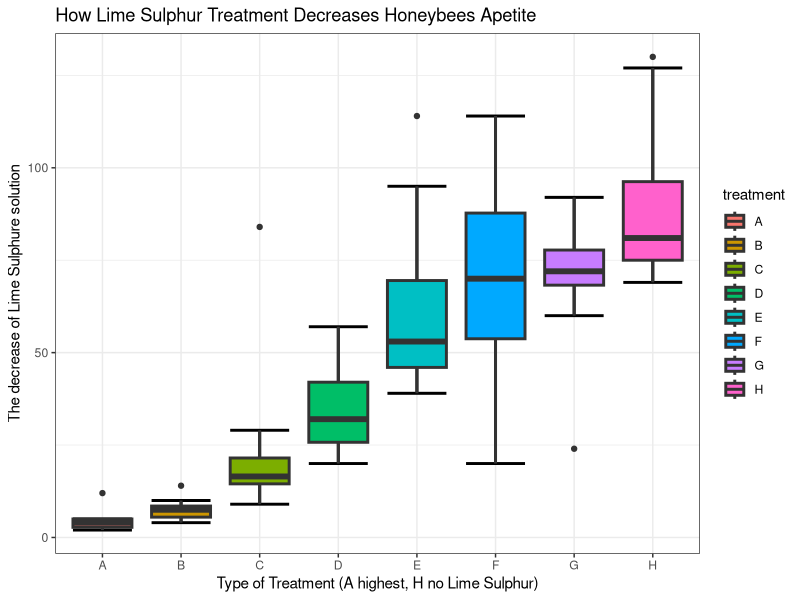
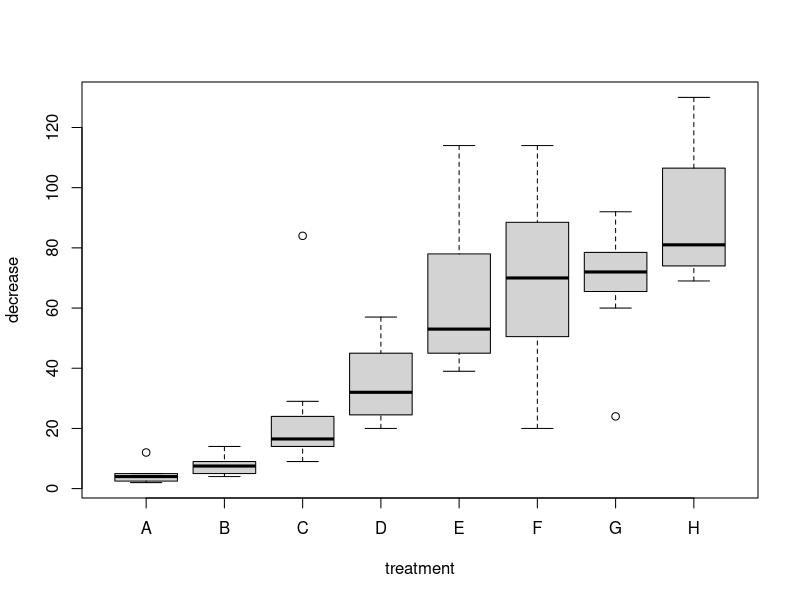
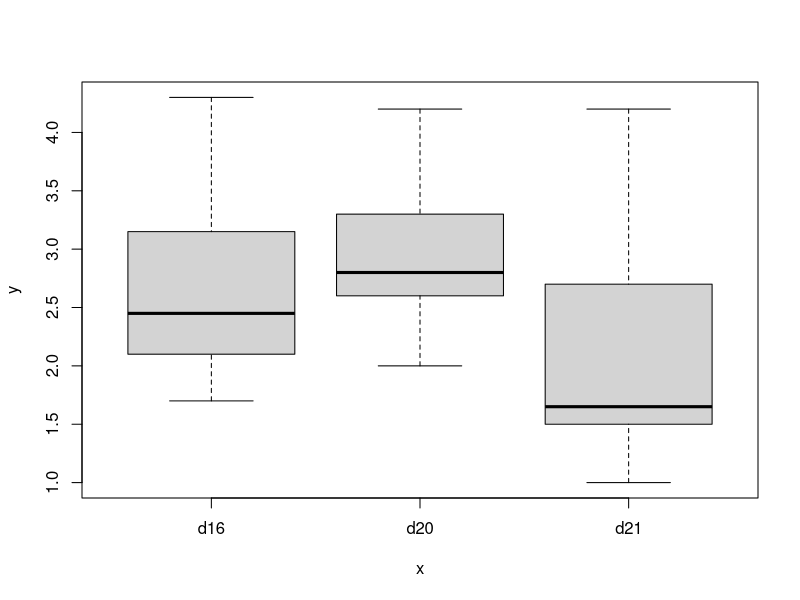
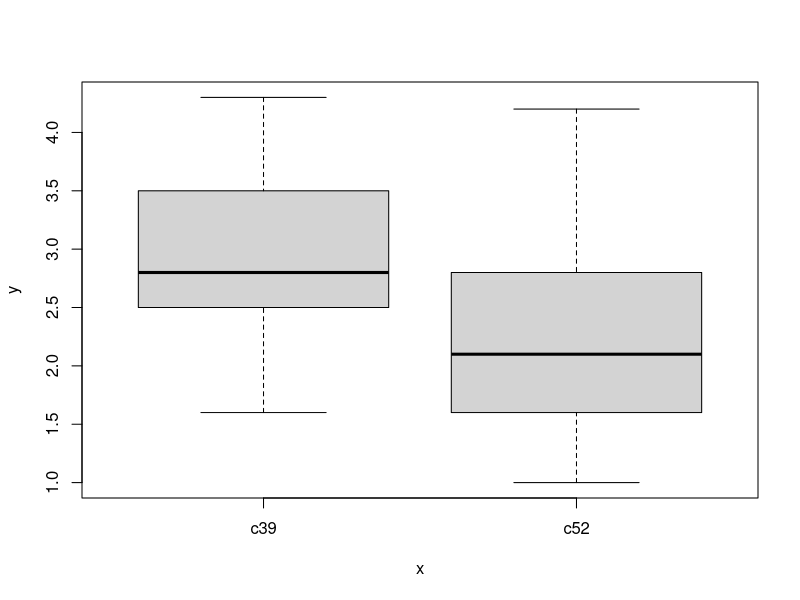
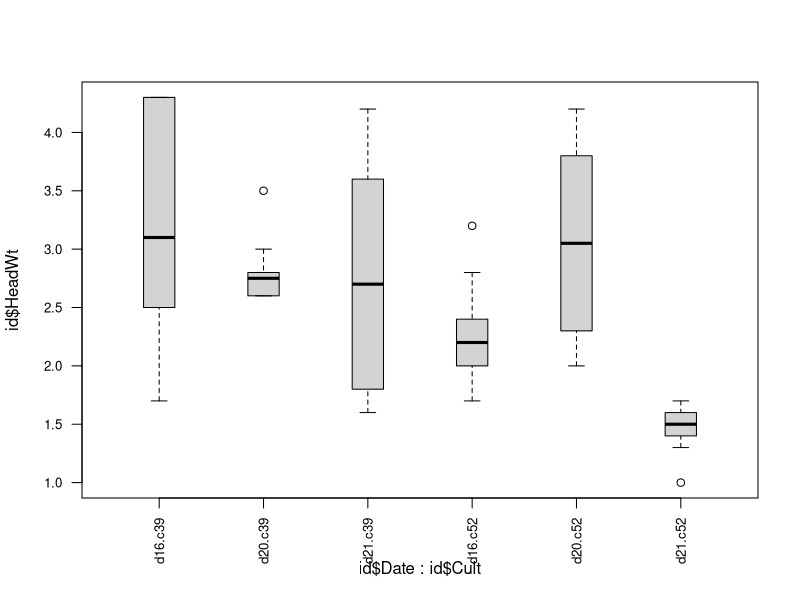
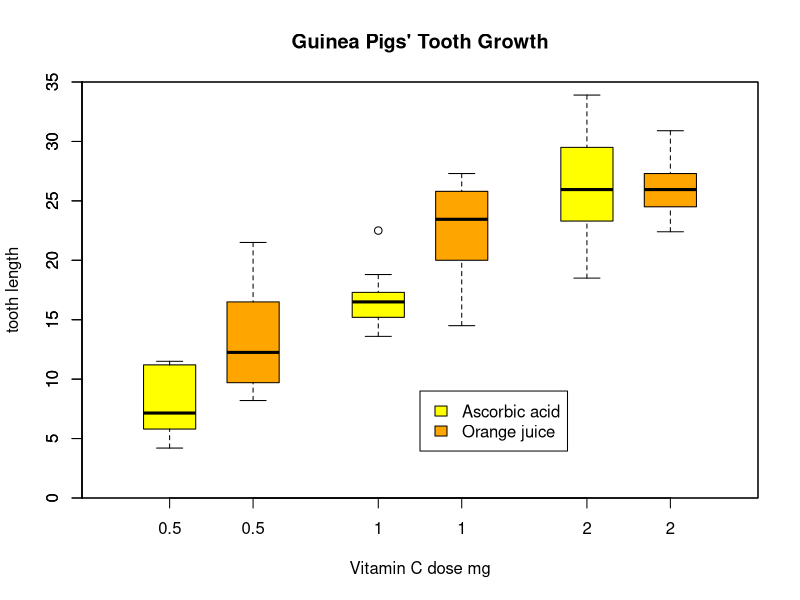
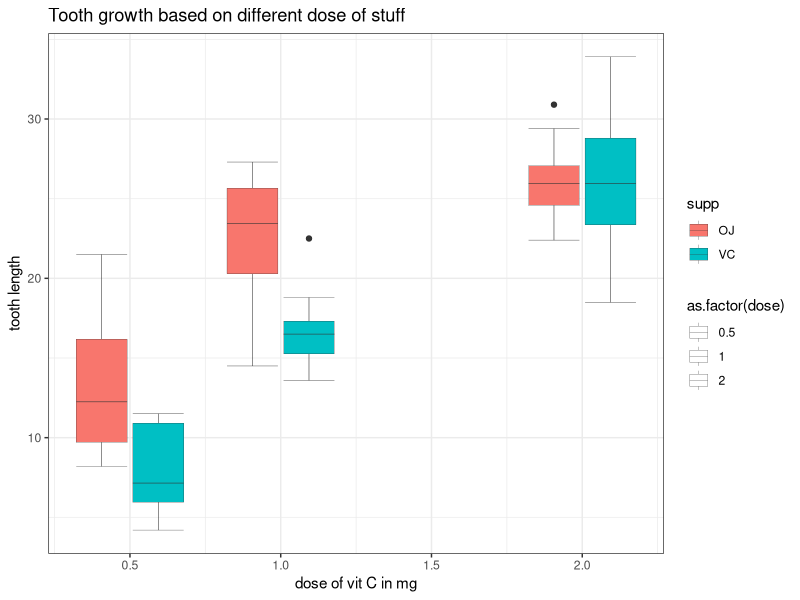
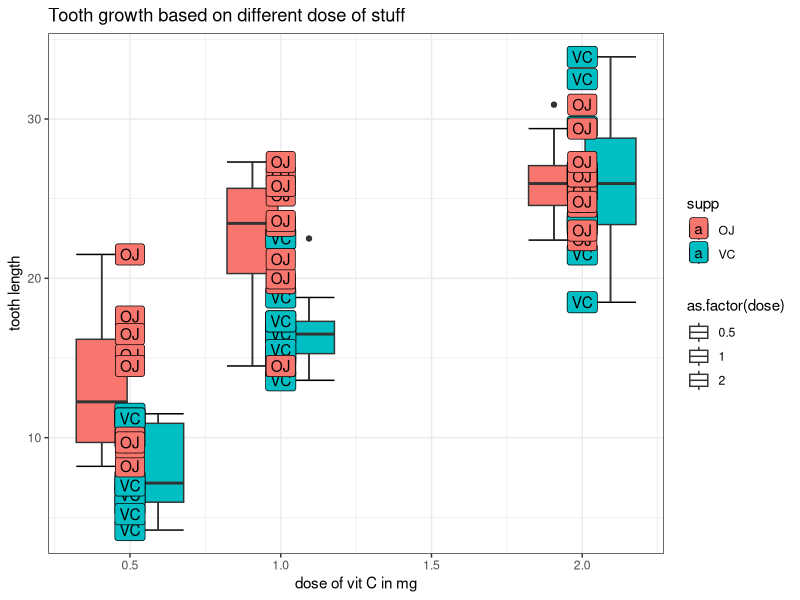

Write the R code that produced these figures, in order.
library(tidyverse)

# ----------------------------------------------------------------------------
OrchardSprays
?OrchardSprays
str(OrchardSprays)
summary(OrchardSprays)
head(OrchardSprays)

#check for unique factors
unique(OrchardSprays$treatment)
unique(OrchardSprays$decrease)

theme_set(theme_bw())
ggplot(OrchardSprays, aes(x=treatment, y=decrease, fill=treatment)) +
  labs(title = "How Lime Sulphur Treatment Decreases Honeybees Apetite",
       x = "Type of Treatment (A highest, H no Lime Sulphur)",
       y = "The decrease of Lime Sulphure solution") +
  stat_boxplot(size=1, geom="errorbar") + 
  geom_boxplot(size=1)

#the more lime sulphure is in the solution, the less the bees like it. 
#hence it repels honeybees

#check for anova test
anova <- aov(decrease ~ treatment, data = OrchardSprays)
summary(anova)
TukeyHSD(anova)

# Evgeniya's code --------------------------------------------------------

# I browsed through the available datasets and decided that this one is okay for One-Way ANOVA.
# It has one factor with 8 levels:
# from A to H, where A is the highest level of lime sulphur, G - lowest level and H - no sulphur (control).


# I am going to analyse the effect of the amount of sulphur on the Response ('decrease' column).
# First I visualized the data with boxplot

boxplot(decrease ~ treatment, data = OrchardSprays)

# Then performed the ANOVA

one.way <- aov(decrease ~ treatment, data = OrchardSprays)
summary(one.way)

# So, since it can be clearly seen from the boxplot and then confirmed by the ANOVA (very small p-value)
# I can reject the H0 hypothesis. 
# And so it is likely that the amount of sulphur have a significant effect on average decrease.

# To find how the treatment levels differ from one another, 
# I performed a Tukey???s Honestly-Significant Difference test.

TukeyHSD(one.way)

# So from this test it can be seen that the difference is insignificant between groups, that are close to each other.
# However, the further the groups from each other, the more significant the difference becomes.


# Corlie's code --------------------------------------------------------
if (!require('MASS')) install.packages('MASS'); library('MASS')


?cabbages
id<-cabbages
head(id)
str(id)
view(cabbages)

unique(cabbages$VitC) #its continuous

#checking sample sizes -> balanced dataset
id%>%group_by(Date)%>%tally()
id%>%group_by(Cult)%>%tally()

#plotting
plot(as.factor(id$Date),id$HeadWt)
plot(as.factor(id$Cult),id$HeadWt)
#boxplot(id$HeadWt~id$Date)
#all overlapping, may show no difference

### Perform one way ANOVA
##test for normality
shapiro.test(id$HeadWt) #p-value = 0.0314 -> not normally distributed

# Preliminary: Fligner-Killeen Test of Homogeneity of variance (non-parametric) 
fligner.test(id$HeadWt ~ id$Date)
fligner.test(id$HeadWt ~ id$Cult)
#the variances are equal.

# Perform one-way ANOVA on Date
model<-aov(id$HeadWt ~ id$Date)

# Model summary
summary(model)
#significant effect on headweight

# Perform one-way ANOVA on Cult
modelC<-aov(id$HeadWt ~ id$Cult)

# Model summary
summary(modelC)
#significant effect on headweight

#Two way ANOVA

# Alternative: Boxplots
boxplot(id$HeadWt ~ id$Date * id$Cult, boxwex = 0.3, cex.axis = 0.8, las = 2)

### Build model

# Without interactions between Cult and Date
model3 <- aov(id$HeadWt~ id$Date + id$Cult)
summary(model3)
summary(lm(model3)) #p-value: 0.0001847

#  With interactions between Cult and Date
model4<-aov(id$HeadWt~ id$Date * id$Cult)
summary(model4)
summary.lm(model4) #p-value: 4.287e-06

#Post-hoc test
TukeyHSD(model4)
?TukeyHSD
##would be best to use Cult52 and Date 20 as together they show a positive effect on headweight
#relationship between date and headweight depends on the cult


# ----------------------------------------------------------------------------
#lecture example toothGrowth

?ToothGrowth
boxplot(len ~ dose, data = ToothGrowth,
        boxwex = 0.25, 
        at = 1:3 - 0.2,
        subset = supp == "VC", col = "yellow",
        main = "Guinea Pigs' Tooth Growth",
        xlab = "Vitamin C dose mg",
        ylab = "tooth length",
        xlim = c(0.5, 3.5), ylim = c(0, 35), yaxs = "i")
boxplot(len ~ dose, data = ToothGrowth, add = TRUE,
        boxwex = 0.25,
        at = 1:3 + 0.2,
        subset = supp == "OJ", col = "orange")
legend(2, 9, c("Ascorbic acid", "Orange juice"),
       fill = c ("yellow", "orange"))
#to apply an ANOVA
model1<-aov(len ~ dose*supp, data = ToothGrowth)
summary(model1) 
#Interaction is significant

summary(ToothGrowth)
unique(ToothGrowth$dose) # they only have does of 0.5, 1.0, and 2.0 

#using ggplot
ggplot(ToothGrowth, aes(x=dose, y=len, fill=supp, shape=as.factor(dose))) + 
  labs(title = "Tooth growth based on different dose of stuff", 
       x = "dose of vit C in mg" , 
       y = "tooth length") + 
  stat_boxplot(size = 0.1, geom='errorbar') + #adding whisker
  geom_boxplot( size = 0.1) 

ggplot(ToothGrowth, aes(x=dose, y=len, fill=supp, shape=as.factor(dose))) + 
  labs(title = "Tooth growth based on different dose of stuff", 
       x = "dose of vit C in mg" , 
       y = "tooth length") + 
  stat_boxplot(size = 0.5, geom='errorbar') + #adding whisker
  geom_boxplot( size = 0.5) +
  geom_label(aes(label=supp))

model12<-aov(len ~ dose, data = ToothGrowth)
summary(model12) 

# ----------------------------------------------------------------------------
#Lecture Example 2: Insect Sprays

#To find out, what the InsectSprays data set is about: 
?InsectSprays
data(InsectSprays)
attach(InsectSprays)
tapply(count, spray, length)
boxplot(count~spray) 
# can you guess which sprays are effective by looking at the boxplot? Yes, C is the most effective
# to find out which sprays differ significantly without applying many t-tests, you can use a postdoc test
model2<-aov(count~spray)
TukeyHSD(model2)
# compare the results to the boxplot if you like

#recommended graph from InsectSprays
require(stats); require(graphics)
boxplot(count ~ spray, data = InsectSprays,
        xlab = "Type of spray", ylab = "Insect count",
        main = "InsectSprays data", varwidth = TRUE, col = "lightgray")
fm1 <- aov(count ~ spray, data = InsectSprays)
summary(fm1)
opar <- par(mfrow = c(2, 2), oma = c(0, 0, 1.1, 0))
plot(fm1)
fm2 <- aov(sqrt(count) ~ spray, data = InsectSprays)
summary(fm2)
plot(fm2)
par(opar)
